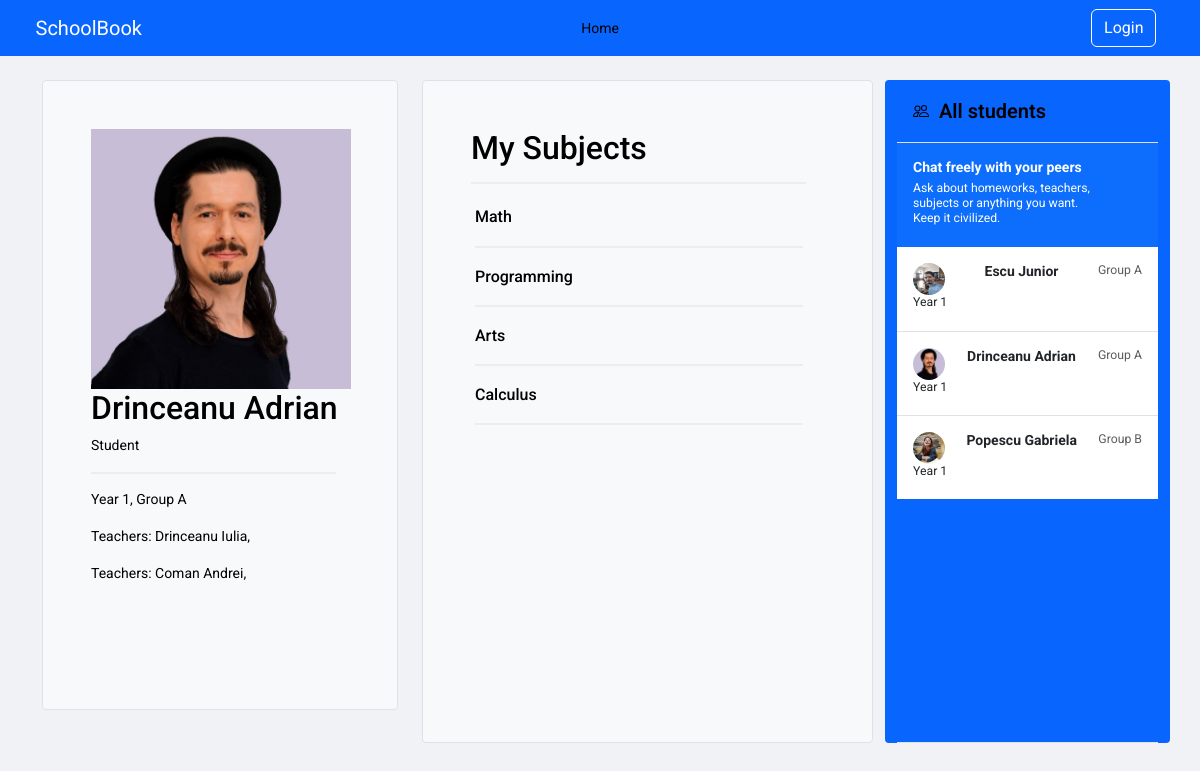
The app's page /student/drinceanu_adrian/subjects/, older data.
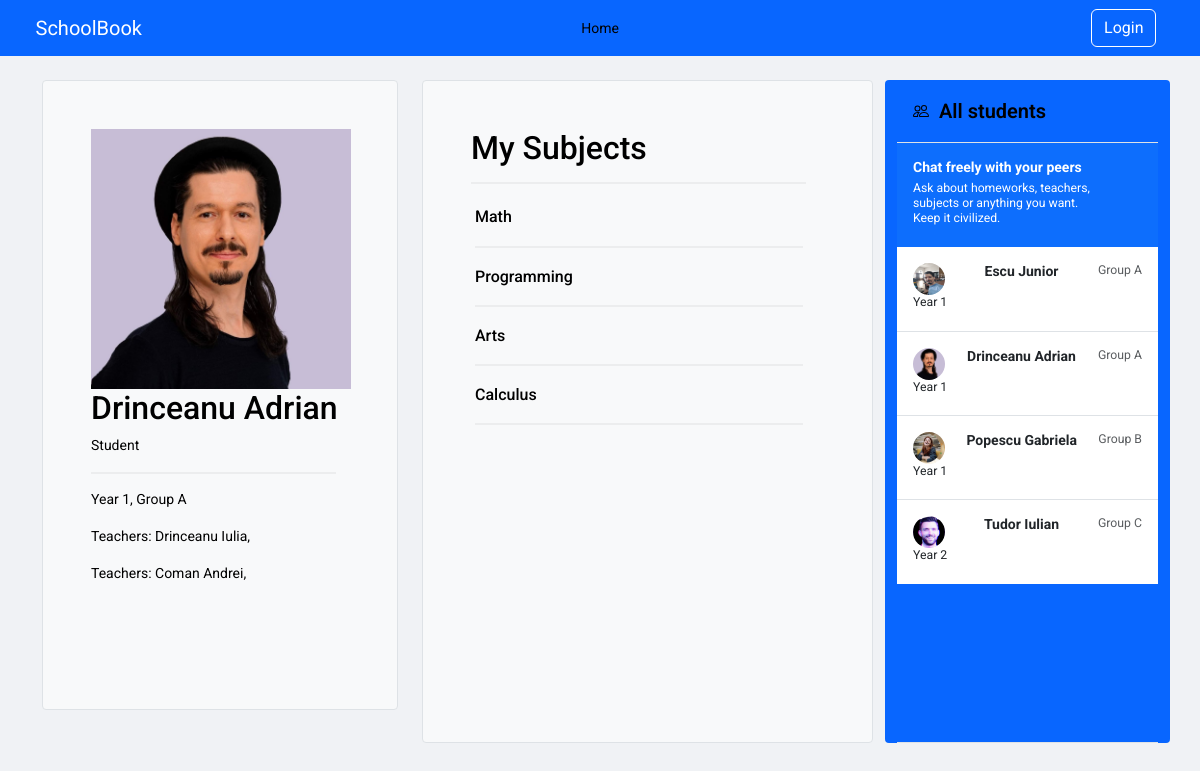
The same page, newer data.
### core/models.py (models this page shows, shortened)
class Teacher(models.Model):
    name = models.CharField(max_length=150)
    subjects = models.ManyToManyField('Subject', related_name='teachers')
    phone = models.CharField(max_length=150, null=True)
    group = models.ForeignKey(Group, on_delete=models.SET_NULL, null=True, blank=True)
    user = models.OneToOneField(User, on_delete=models.CASCADE, null=True)
    profile_pic = models.ImageField(upload_to='static/images' ,null=True, blank=True)

class Subject(models.Model):
    name = models.CharField(max_length=200)

class Student(models.Model):
    user = models.OneToOneField(User, on_delete=models.CASCADE, null=True)
    first_name = models.CharField(max_length=150, null=True)
    last_name = models.CharField(max_length=150, null=True)
    group = models.ForeignKey(Group, on_delete=models.SET_NULL, null=True, blank=True)
    phone = models.CharField(max_length=150,null=True)
    parents = models.ManyToManyField(Parent, related_name='children')
    teachers = models.ManyToManyField(Teacher, related_name='pupils')
    year = models.ForeignKey(Year, on_delete=models.CASCADE, related_name='students')
    year_group = models.ForeignKey(YearGroup, on_delete=models.CASCADE, related_name='students')
    subjects = models.ManyToManyField('Subject', related_name='students')
    profile_pic = models.ImageField(upload_to='static/images',null=True, blank=True)

class YearGroup(models.Model):
    name = models.CharField(max_length=200)
    def __str__(self) -> str:
        return f"Group {self.name}"

class Year(models.Model):
    year = models.IntegerField(default=1)
    teachers = models.ManyToManyField(Teacher)
    def __str__(self) -> str:
        return f"Year {self.year}"

### core/views.py (the view)
# urls.py: path('student/<str:username>/subjects/', views.student_profile_subjects, name='student_profile_subjects'),
def student_profile_subjects(request, username):
    student = get_object_or_404(Student,  user__username=username)
    all_students = Student.objects.all()
    year = student.year
    year_group = student.year_group
    subjects = student.subjects.all()
    teachers = student.teachers.all()
    return render(request, 'student_subjects.html', {'student': student, 'all_students': all_students, \
                                            'year': year, 'year_group': year_group, 'subjects': subjects,  \
                                            'teachers': teachers})

### core/templatetags/group_check.py (called while the page is built)
@register.filter(name="in_group")
def in_group(user, group_name):
    return user.groups.filter(name=group_name).exists()

### core/templates/student_subjects.html (shortened to what this page needs)
{% extends 'base.html' %}
{% load static %}
{% block content %}
<main>
  <div class="container py-4">
    <div class="row  ">
      <div class="col-md-4" style="height: 630px;  position: sticky; top: 50px;" >
        <div class="h-100 p-5 text-bg-light rounded-1 border">
          <img style='width:260px; height:auto;' src="{{ student.profile_pic.url }}" class="card-img-top" alt="{{ student.first_name }} {{ student.last_name }}">
          <h2>{{ student.first_name }} {{ student.last_name }}</h2>
          <p>Student</p>
          <hr class="styled-hr">
          <p>{{ year }}, {{ year_group }}</p>
          {% for teacher in student.teachers.all %}
            <p>Teachers: {{teacher.name}}, </p>
          {% endfor %}
        </div>
      </div>
      <div class="col-md-5">
        <div class="h-100 p-5  text-bg-light border rounded-1" >
          <h2>My Subjects</h2>
                  <hr class="styled-hr">
                  <div class="p-1 gap-3 py-1 w-100 ">
                    <div class="list-group">
                        {% for subject in subjects %}
                        <div class="d-flex py-1 w-100 justify-content-between ">
                            <div>
                                <h6 class="mb-0">{{ subject.name }}</h6>
                            </div>
                        </div>
                        <hr class="styled-hr">
                        {% endfor %}
                    </div>
                </div>
        </div>
      </div>
    <div class="col-md-3 d-flex flex-column align-items-stretch flex-shrink-0 bg-body-tertiary rounded-1">
      <a href=# class="d-flex align-items-center flex-shrink-0 p-3 link-body-emphasis text-decoration-none border-bottom">
        <span class="fs-5 fw-semibold"> &nbsp; All students</span>
      </a>
      <div class="list-group list-group-flush border-bottom scrollarea">
        <a href="#" class="list-group-item list-group-item-action active py-3 lh-sm" aria-current="true">
          <div class="d-flex w-100 align-items-center justify-content-between">
            <strong class="mb-1">Chat freely with your peers</strong>
          </div>
          <div class="col-10 mb-1 small">Ask about homeworks, teachers, subjects or anything you want. Keep it civilized.</div>
        </a>
        {% for student in all_students %}
          <a href="{% url 'student_student_profile' username=student.user.username %}" class="list-group-item list-group-item-action py-3 lh-sm">
            <div class="d-flex w-100 justify-content-between">
              <img src="{{ student.profile_pic.url }}"  width="32" height="32" class="rounded-circle flex-shrink-0">
              <strong class="mb-1">{{ student.first_name }} {{ student.last_name }}</strong>
              <small class="text-body-secondary">{{ student.year_group }}</small>
            </div>
            <div class="col-10 mb-1 small">{{ student.year }}</div>
          </a>
        {% endfor %}
      </div>
    </div>
</div>
</main>
{% endblock %}

Row changes from the older to the newer data that the page shows:
added Student: profile_pic (picture), first_name "Tudor", last_name "Iulian", year_group "Group C", year "Year 2"
